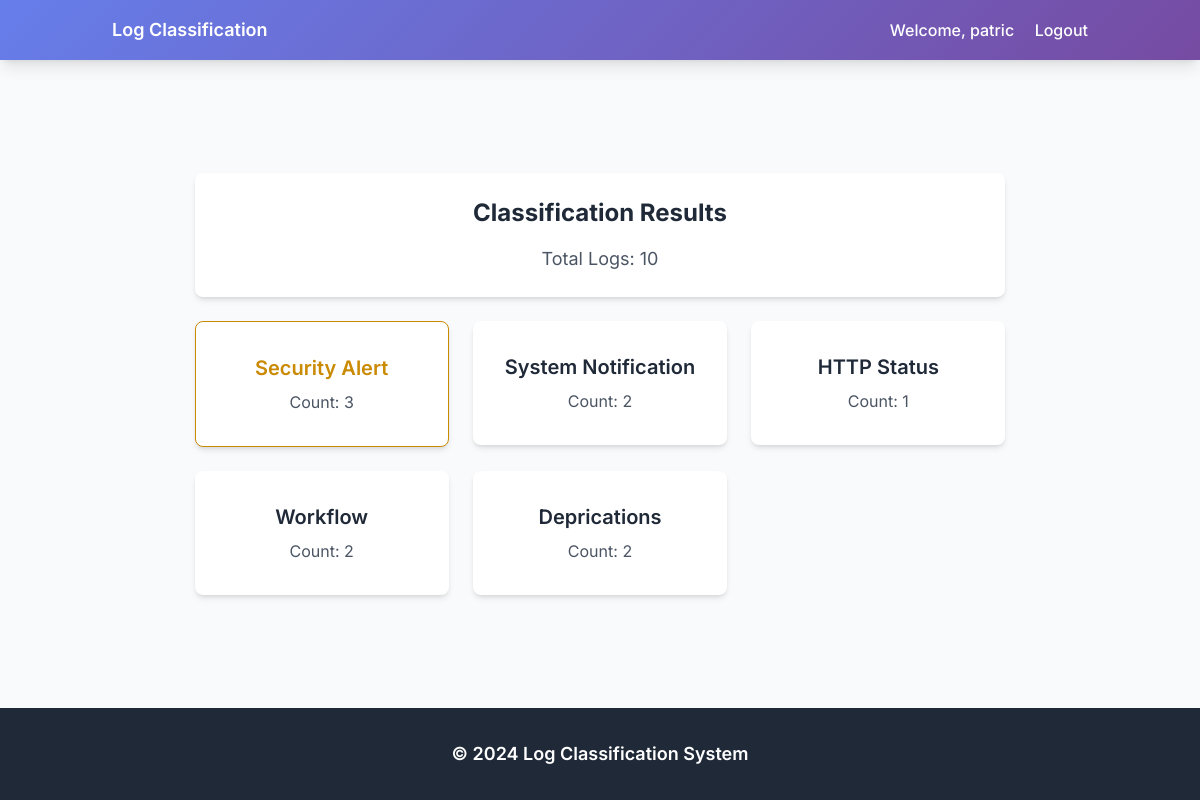
The page /user/uploads/test_6 (signed in) on the database its author committed.
### tables this page shows
CREATE TABLE test_6 (
                                id INTEGER PRIMARY KEY AUTOINCREMENT,
                                source TEXT,
                                log_message TEXT,
                                target_label TEXT
                            );

### app.py (the view)
@app.route('/user/uploads/<table_name>')
def view_upload_results(table_name):
    if 'user' not in session:
        flash('Please log in to view results.')
        return redirect(url_for('login'))
    session['current_table_name'] = table_name
    conn = sqlite3.connect(DB_PATH)
    cursor = conn.cursor()
    cursor.execute('SELECT 1 FROM uploads WHERE table_name = ? AND username = ?', (table_name, session['user']))
    if cursor.fetchone() is None:
        conn.close()
        flash('You do not have access to this upload.')
        return redirect(url_for('user_uploads'))
    df = pd.read_sql_query(f'SELECT * FROM {table_name}', conn)
    conn.close()
    return render_template('results.html',
                           label_counts=df['target_label'].value_counts().to_dict(),
                           total_logs=len(df),
                           labels=df['target_label'].unique(),
                           user=session.get('user'))

### templates/results.html
{% extends "base.html" %}
{% block content %}
<div class="space-y-6">
    <div class="bg-white p-6 rounded-lg shadow-md">
        <h1 class="text-2xl font-bold text-gray-800 mb-4">Classification Results</h1>
        <div class="text-lg text-gray-600">Total Logs: {{ total_logs }}</div>
    </div>
    <div class="grid md:grid-cols-2 lg:grid-cols-3 gap-6 max-w-6xl mx-auto">
        {% for label in labels %}
        <a href="{{ url_for('filter_logs', label=label) }}"
           class="block bg-white p-8 rounded-lg shadow-md hover:shadow-lg transition-shadow {% if label == 'Unknown' %}border border-red-500 {% elif label == 'Security Alert' %}border border-yellow-600{% endif %}">
            <h3 class="text-xl font-semibold {% if label == 'Unknown' %}text-red-500{% elif label == 'Security Alert' %}text-yellow-600{% else %}text-gray-800{% endif %} mb-2">{{ label }}</h3>
            <p class="text-gray-600">Count: {{ label_counts[label] }}</p>
        </a>
        {% endfor %}
    </div>
</div>
{% endblock %}

### static/styles.css (style rules this page uses)
body { font-family: 'Inter', sans-serif; display: flex; flex-direction: column; min-height: 100vh; background-color: #f9fafb; color: #4a5568; }
.grid { display: grid; grid-template-columns: repeat(auto-fit, minmax(500px, 1fr)); gap: 3rem; justify-content: space-between; align-items: start; margin-top: 2rem; }

### templates/base.html (style rules this page uses)
body { font-family: 'Inter', sans-serif; display: flex; flex-direction: column; min-height: 100vh; }

### rows shown on the page
test_6: target_label "Security Alert", target_label "3"
test_6: target_label "System Notification", target_label "2"
test_6: target_label "HTTP Status", target_label "1"
test_6: target_label "Workflow", target_label "2"
test_6: target_label "Deprications", target_label "2"

### other values the page prints
{{ user }} "patric"
{{ total_logs }} "10"
